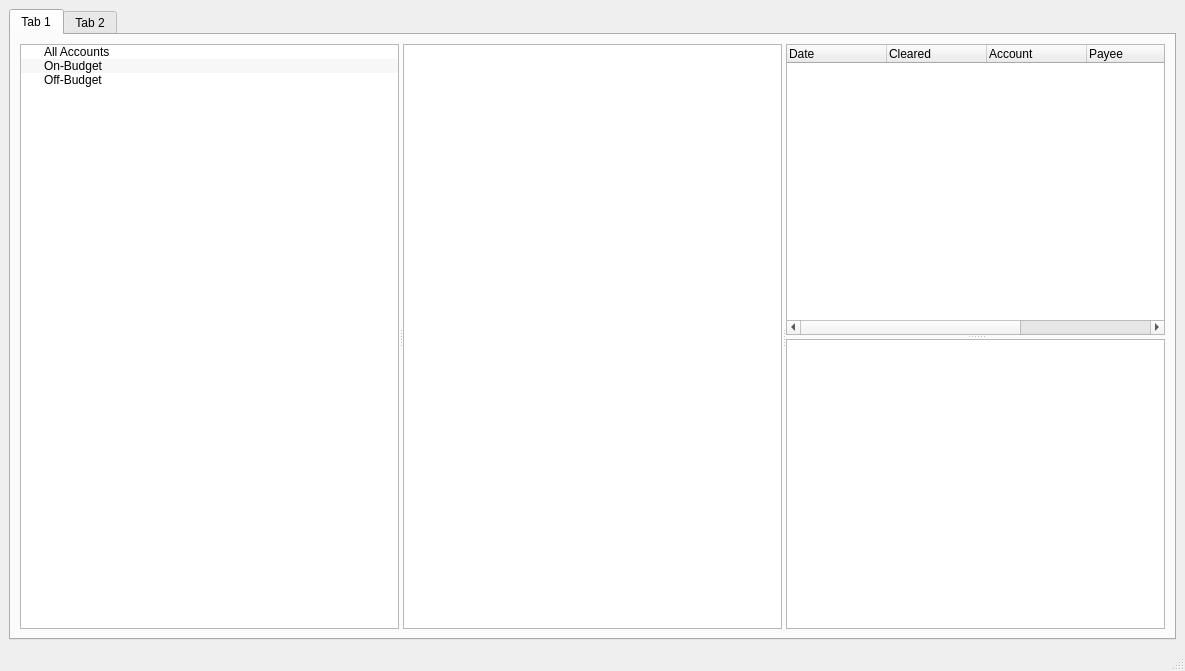
<?xml version="1.0" encoding="UTF-8"?>
<ui version="4.0">
 <class>MainWindow</class>
 <widget class="QMainWindow" name="MainWindow">
  <property name="geometry">
   <rect>
    <x>0</x>
    <y>0</y>
    <width>1185</width>
    <height>671</height>
   </rect>
  </property>
  <property name="windowTitle">
   <string>MainWindow</string>
  </property>
  <widget class="QWidget" name="centralwidget">
   <layout class="QHBoxLayout" name="horizontalLayout">
    <item>
     <widget class="QTabWidget" name="tabWidget">
      <widget class="QWidget" name="tab">
       <attribute name="title">
        <string>Tab 1</string>
       </attribute>
       <layout class="QHBoxLayout" name="horizontalLayout_2">
        <item>
         <widget class="QSplitter" name="splitter_2">
          <property name="orientation">
           <enum>Qt::Horizontal</enum>
          </property>
          <widget class="QTreeWidget" name="accounts">
           <property name="alternatingRowColors">
            <bool>true</bool>
           </property>
           <attribute name="headerVisible">
            <bool>false</bool>
           </attribute>
           <column>
            <property name="text">
             <string>Account</string>
            </property>
           </column>
           <column>
            <property name="text">
             <string>Balance</string>
            </property>
           </column>
           <item>
            <property name="text">
             <string>All Accounts</string>
            </property>
           </item>
           <item>
            <property name="text">
             <string>On-Budget</string>
            </property>
            <property name="text">
             <string/>
            </property>
           </item>
           <item>
            <property name="text">
             <string>Off-Budget</string>
            </property>
            <property name="text">
             <string/>
            </property>
           </item>
          </widget>
          <widget class="QListWidget" name="balances"/>
          <widget class="QSplitter" name="splitter">
           <property name="orientation">
            <enum>Qt::Vertical</enum>
           </property>
           <widget class="QTreeWidget" name="transactions">
            <property name="alternatingRowColors">
             <bool>true</bool>
            </property>
            <column>
             <property name="text">
              <string>Date</string>
             </property>
            </column>
            <column>
             <property name="text">
              <string>Cleared</string>
             </property>
            </column>
            <column>
             <property name="text">
              <string>Account</string>
             </property>
            </column>
            <column>
             <property name="text">
              <string>Payee</string>
             </property>
            </column>
            <column>
             <property name="text">
              <string>Category</string>
             </property>
            </column>
            <column>
             <property name="text">
              <string>Amount</string>
             </property>
            </column>
           </widget>
           <widget class="QTableWidget" name="messages">
            <property name="alternatingRowColors">
             <bool>true</bool>
            </property>
            <property name="showGrid">
             <bool>false</bool>
            </property>
            <attribute name="horizontalHeaderVisible">
             <bool>false</bool>
            </attribute>
            <attribute name="verticalHeaderVisible">
             <bool>false</bool>
            </attribute>
            <column>
             <property name="text">
              <string>File</string>
             </property>
            </column>
            <column>
             <property name="text">
              <string>Line</string>
             </property>
            </column>
            <column>
             <property name="text">
              <string>Message</string>
             </property>
            </column>
           </widget>
          </widget>
         </widget>
        </item>
       </layout>
      </widget>
      <widget class="QWidget" name="tab_2">
       <attribute name="title">
        <string>Tab 2</string>
       </attribute>
      </widget>
     </widget>
    </item>
   </layout>
  </widget>
  <widget class="QMenuBar" name="menubar">
   <property name="geometry">
    <rect>
     <x>0</x>
     <y>0</y>
     <width>1185</width>
     <height>21</height>
    </rect>
   </property>
  </widget>
  <widget class="QStatusBar" name="statusbar"/>
 </widget>
 <resources/>
 <connections/>
 <slots>
  <slot>filterAccount(QTreeWidgetItem*,int)</slot>
 </slots>
</ui>
